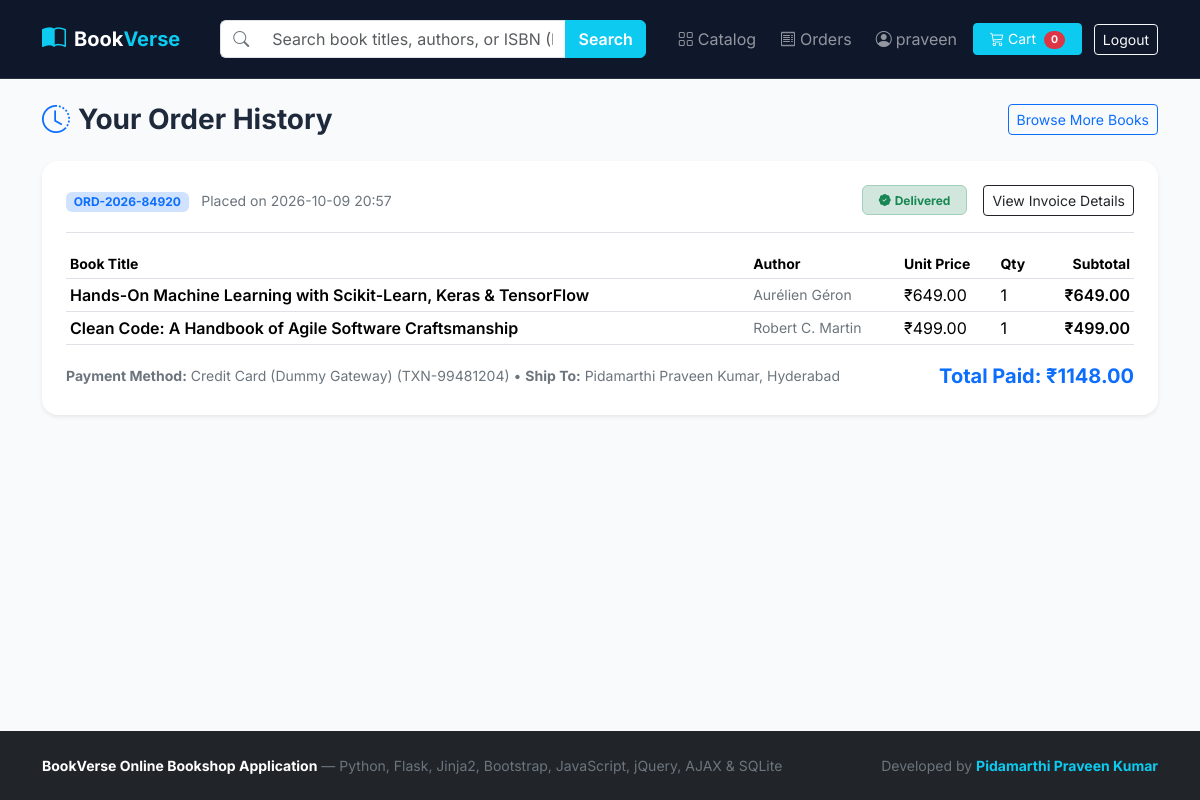
/orders (signed in), run on the app's committed database.
### tables this page shows
CREATE TABLE users (
            id INTEGER PRIMARY KEY AUTOINCREMENT,
            username TEXT UNIQUE NOT NULL,
            full_name TEXT NOT NULL,
            email TEXT UNIQUE NOT NULL,
            password_hash TEXT NOT NULL,
            phone TEXT DEFAULT '',
            address TEXT DEFAULT '',
            city TEXT DEFAULT 'Hyderabad',
            postal_code TEXT DEFAULT '500075',
            bio TEXT DEFAULT 'Avid reader & Computer Science enthusiast.',
            created_at TEXT NOT NULL
        );

CREATE TABLE orders (
            id INTEGER PRIMARY KEY AUTOINCREMENT,
            order_number TEXT UNIQUE NOT NULL,
            user_id INTEGER NOT NULL,
            total_amount REAL NOT NULL,
            payment_method TEXT NOT NULL,
            payment_reference TEXT NOT NULL,
            shipping_name TEXT NOT NULL,
            shipping_phone TEXT NOT NULL,
            shipping_address TEXT NOT NULL,
            shipping_city TEXT NOT NULL,
            shipping_postal_code TEXT NOT NULL,
            status TEXT DEFAULT 'Confirmed',
            created_at TEXT NOT NULL,
            FOREIGN KEY (user_id) REFERENCES users (id)
        );

CREATE TABLE order_items (
            id INTEGER PRIMARY KEY AUTOINCREMENT,
            order_id INTEGER NOT NULL,
            book_id INTEGER NOT NULL,
            book_title TEXT NOT NULL,
            book_author TEXT NOT NULL,
            unit_price REAL NOT NULL,
            quantity INTEGER NOT NULL,
            subtotal REAL NOT NULL,
            FOREIGN KEY (order_id) REFERENCES orders (id),
            FOREIGN KEY (book_id) REFERENCES books (id)
        );

### app.py (the view)
@app.route("/orders")
@login_required
def order_history():
    db = get_db()
    orders = db.execute(
        "SELECT * FROM orders WHERE user_id = ? ORDER BY id DESC",
        (session["user_id"],),
    ).fetchall()
    items_by_order = {}
    for o in orders:
        items_by_order[o["id"]] = db.execute(
            "SELECT * FROM order_items WHERE order_id = ?", (o["id"],)
        ).fetchall()
    return render_template("orders.html", orders=orders, items_by_order=items_by_order)

### app.py (called while the page is built)
def get_db():
    if "db" not in g:
        g.db = sqlite3.connect(DATABASE_PATH)
        g.db.row_factory = sqlite3.Row
    return g.db

def login_required(view_func):
    @wraps(view_func)
    def wrapped(*args, **kwargs):
        if "user_id" not in session:
            if request.is_json or request.path.startswith("/api/"):
                return jsonify({"success": False, "error": "Authentication required", "redirect": url_for("login")}), 401
            flash("Please log in to access this page.", "warning")
            return redirect(url_for("login"))
        return view_func(*args, **kwargs)
    return wrapped

@app.context_processor
def inject_globals():
    user = None
    cart_count = 0
    if "user_id" in session:
        db = get_db()
        user = db.execute("SELECT * FROM users WHERE id = ?", (session["user_id"],)).fetchone()
        row = db.execute(
            "SELECT COALESCE(SUM(quantity), 0) AS total_qty FROM cart_items WHERE user_id = ?",
            (session["user_id"],),
        ).fetchone()
        cart_count = row["total_qty"] if row else 0
    return {"current_user": user, "cart_count": cart_count}

### templates/orders.html (shortened to what this page needs)
{% extends "base.html" %}
{% block content %}
<div class="d-flex align-items-center justify-content-between mb-4">
  <h3 class="fw-bold mb-0"><i class="bi bi-clock-history text-primary me-2"></i>Your Order History</h3>
  <a href="{{ url_for('index') }}" class="btn btn-outline-primary btn-sm">Browse More Books</a>
</div>
{% for order in orders %}
  <div class="card border-0 shadow-sm rounded-4 p-4 mb-4">
    <div class="d-flex flex-wrap justify-content-between align-items-center border-bottom pb-3 mb-3">
      <div>
        <span class="badge bg-primary-subtle text-primary fw-bold me-2">{{ order.order_number }}</span>
        <span class="text-secondary small">Placed on {{ order.created_at }}</span>
      </div>
      <div class="d-flex align-items-center gap-3 mt-2 mt-sm-0">
        <span class="badge bg-success-subtle text-success border border-success-subtle px-3 py-2">
          <i class="bi bi-patch-check-fill me-1"></i>{{ order.status }}
        </span>
        <a href="{{ url_for('order_detail', order_id=order.id) }}" class="btn btn-sm btn-outline-dark">
          View Invoice Details
        </a>
      </div>
    </div>
    <div class="table-responsive">
      <table class="table table-sm align-middle mb-2">
        <thead class="text-secondary small">
          <tr>
            <th>Book Title</th>
            <th>Author</th>
            <th>Unit Price</th>
            <th>Qty</th>
            <th class="text-end">Subtotal</th>
          </tr>
        </thead>
        <tbody>
          {% for item in items_by_order[order.id] %}
            <tr>
              <td class="fw-semibold">{{ item.book_title }}</td>
              <td class="text-secondary small">{{ item.book_author }}</td>
              <td>&#8377;{{ "%.2f"|format(item.unit_price) }}</td>
              <td>{{ item.quantity }}</td>
              <td class="text-end fw-semibold">&#8377;{{ "%.2f"|format(item.subtotal) }}</td>
            </tr>
          {% endfor %}
        </tbody>
      </table>
    </div>
    <div class="d-flex flex-wrap justify-content-between align-items-center pt-2 text-secondary small">
      <div>
        <strong>Payment Method:</strong> {{ order.payment_method }} ({{ order.payment_reference }}) &bull;
        <strong>Ship To:</strong> {{ order.shipping_name }}, {{ order.shipping_city }}
      </div>
      <div class="fs-5 fw-bold text-primary mt-2 mt-sm-0">
        Total Paid: &#8377;{{ "%.2f"|format(order.total_amount) }}
      </div>
    </div>
  </div>
{% endfor %}
{% endblock %}

### templates/base.html (shortened to what this page needs)
<!DOCTYPE html>
<html lang="en">
<head>
  <link href="https://cdn.jsdelivr.net/npm/bootstrap@5.3.3/dist/css/bootstrap.min.css" rel="stylesheet">
  <link href="https://cdn.jsdelivr.net/npm/bootstrap-icons@1.11.3/font/bootstrap-icons.min.css" rel="stylesheet">
</head>
<body>
  <nav class="navbar navbar-expand-lg navbar-dark navbar-bookshop sticky-top py-3">
    <div class="container">
      <a class="navbar-brand fw-bold d-flex align-items-center gap-2" href="{{ url_for('index') }}">
        <i class="bi bi-book-half text-info fs-4"></i>
        <span>Book<span class="text-info">Verse</span></span>
      </a>
      <div class="collapse navbar-collapse" id="bookshopNav">
        <div class="mx-lg-4 my-2 my-lg-0 flex-grow-1 position-relative" style="max-width: 480px;">
          <form action="{{ url_for('index') }}" method="GET" class="d-flex">
            <div class="input-group">
              <span class="input-group-text bg-white border-end-0 text-secondary">
                <i class="bi bi-search"></i>
              </span>
              <input
                type="text"
                id="live-search-input"
                name="q"
                value="{{ search_query or '' }}"
                class="form-control border-start-0"
                placeholder="Search book titles, authors, or ISBN (Live AJAX)..."
                autocomplete="off"
              >
              <button class="btn btn-info text-white fw-semibold" type="submit">Search</button>
            </div>
          </form>
        </div>
        <ul class="navbar-nav ms-auto align-items-lg-center gap-2">
          <li class="nav-item">
            <a class="nav-link" href="{{ url_for('index') }}"><i class="bi bi-grid me-1"></i>Catalog</a>
          </li>
          {% if current_user %}
            <li class="nav-item">
              <a class="nav-link" href="{{ url_for('order_history') }}"><i class="bi bi-receipt me-1"></i>Orders</a>
            </li>
            <li class="nav-item">
              <a class="nav-link" href="{{ url_for('profile') }}"><i class="bi bi-person-circle me-1"></i>{{ current_user.username }}</a>
            </li>
            <li class="nav-item">
              <a class="btn btn-info text-white btn-sm px-3 position-relative" href="{{ url_for('cart_view') }}">
                <i class="bi bi-cart3 me-1"></i>Cart
                <span id="nav-cart-badge" class="badge rounded-pill bg-danger ms-1">{{ cart_count }}</span>
              </a>
            </li>
            <li class="nav-item">
              <a class="btn btn-outline-light btn-sm ms-lg-1" href="{{ url_for('logout') }}">Logout</a>
            </li>
          {% endif %}
        </ul>
      </div>
    </div>
  </nav>
  <main class="container py-4 flex-grow-1">
    {% block content %}{% endblock %}
  </main>
  <footer class="bg-dark text-secondary py-4 mt-5 small">
    <div class="container d-flex flex-wrap justify-content-between align-items-center">
      <div>
        <strong class="text-white">BookVerse Online Bookshop Application</strong> &mdash; Python, Flask, Jinja2, Bootstrap, JavaScript, jQuery, AJAX &amp; SQLite
      </div>
      <div>
        Developed by <strong class="text-info">Pidamarthi Praveen Kumar</strong>
      </div>
    </div>
  </footer>
</body>
</html>

### templates/base.html (style rules this page uses)
:root { --brand-primary: #2563eb; --brand-dark: #0f172a; --surface-bg: #f8fafc; }
body { font-family: 'Inter', system-ui, -apple-system, sans-serif; background-color: var(--surface-bg); color: #1e293b; min-height: 100vh; display: flex; flex-direction: column; }
.navbar-bookshop { background: #0f172a; border-bottom: 1px solid rgba(255, 255, 255, 0.1); }

### data on the page
users: username "praveen"
orders: order_number "ORD-2026-84920", created_at "2026-10-09 20:57", status "Delivered", payment_method "Credit Card (Dummy Gateway)", payment_reference "TXN-99481204", shipping_name "Pidamarthi Praveen Kumar", shipping_city "Hyderabad", total_amount "1148.00"
order_items: book_title "Hands-On Machine Learning with Scikit-Learn, Keras & TensorFlow", book_author "Aurélien Géron", unit_price "649.00", quantity "1", subtotal "649.00"
order_items: book_title "Clean Code: A Handbook of Agile Software Craftsmanship", book_author "Robert C. Martin", unit_price "499.00", quantity "1", subtotal "499.00"

### other printed values
{{ cart_count }} "0"
